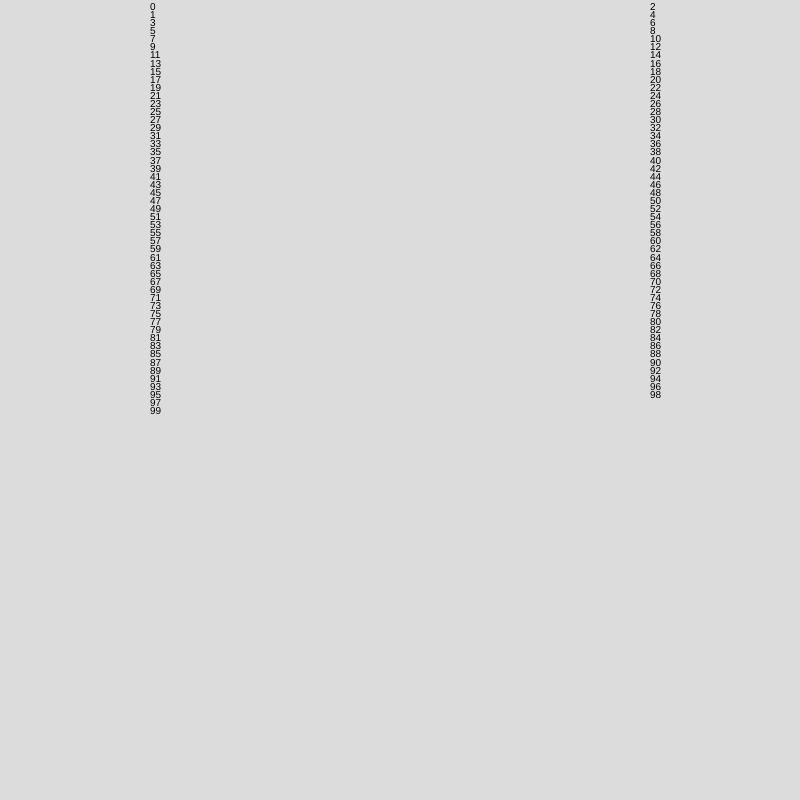
Frame 1 (no input)
Frame 60 (no input): identical to frame 1, image omitted
Frame 120 (the mouse pressed at the canvas centre since frame 60): identical to frame 1, image omitted

The p5.js sketch that drew this single still picture (run headless with seeded random() and noise() and a simulated clock; from frame 60 on, the mouse is pressed at the canvas centre):

// p5.js sketch
// ── sketch.js
//Lav en løkke, der tilføje de lige tal i en liste og de ulige tal i en anden liste.
//Skriv de lige tal tilfældige steder i højre side af kanvas og de ulige tal, tilfældige steder, i venstre side af kanvas.

let even = [];
let odd = [];

let scale;
size = 10;

function setup() {
  createCanvas(800, 800);
  background(220);
  scale = height / 99;
  textSize(size);

  for (let i = 0; i < 100; i++) {
    if (i % 2 == 0 && i != 0) {
      even.push(i);
    } else {
      odd.push(i);
    }
  }

  for (let i = 0; i < 100; i++) {
    text(even[i], width / 2 + 250, i * scale + size);
    text(odd[i], width / 2 - 250, i * scale + size);
  }
}

function draw() {}
